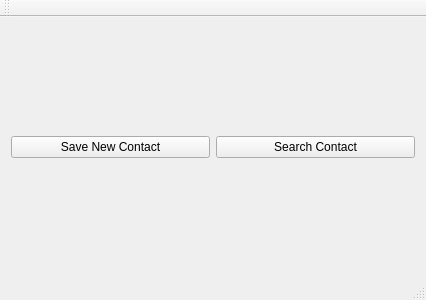
<?xml version="1.0" encoding="UTF-8"?>
<ui version="4.0">
 <class>MainView</class>
 <widget class="QMainWindow" name="MainView">
  <property name="geometry">
   <rect>
    <x>0</x>
    <y>0</y>
    <width>426</width>
    <height>300</height>
   </rect>
  </property>
  <property name="windowTitle">
   <string>MainView</string>
  </property>
  <widget class="QWidget" name="centralWidget">
   <layout class="QHBoxLayout" name="horizontalLayout">
    <item>
     <widget class="QPushButton" name="saveBtn">
      <property name="text">
       <string>Save New Contact</string>
      </property>
     </widget>
    </item>
    <item>
     <widget class="QPushButton" name="searchBtn">
      <property name="text">
       <string>Search Contact</string>
      </property>
     </widget>
    </item>
   </layout>
  </widget>
  <widget class="QMenuBar" name="menuBar">
   <property name="geometry">
    <rect>
     <x>0</x>
     <y>0</y>
     <width>426</width>
     <height>22</height>
    </rect>
   </property>
  </widget>
  <widget class="QToolBar" name="mainToolBar">
   <attribute name="toolBarArea">
    <enum>TopToolBarArea</enum>
   </attribute>
   <attribute name="toolBarBreak">
    <bool>false</bool>
   </attribute>
  </widget>
  <widget class="QStatusBar" name="statusBar"/>
 </widget>
 <layoutdefault spacing="6" margin="11"/>
 <resources/>
 <connections/>
</ui>
